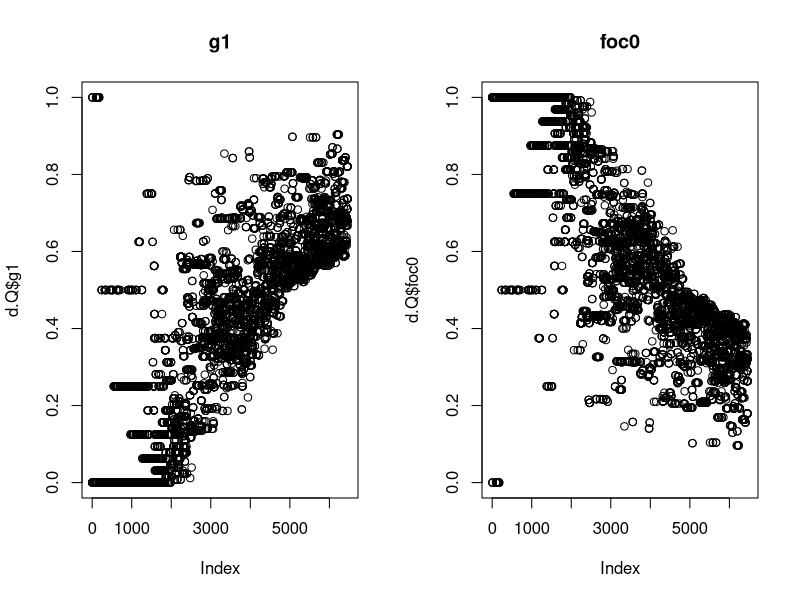
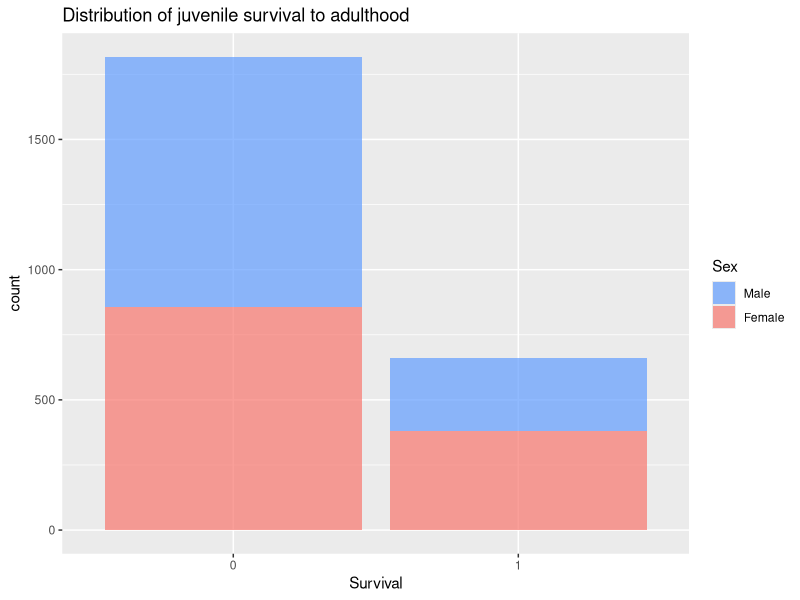
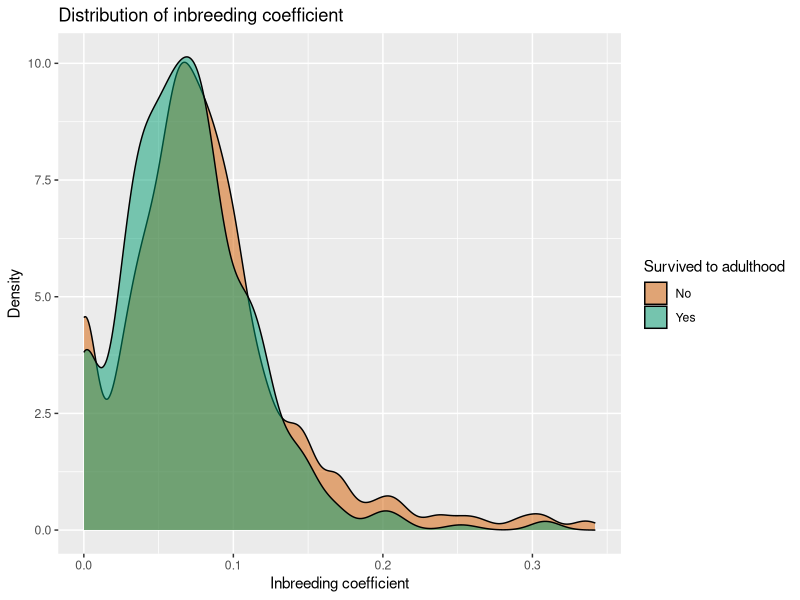
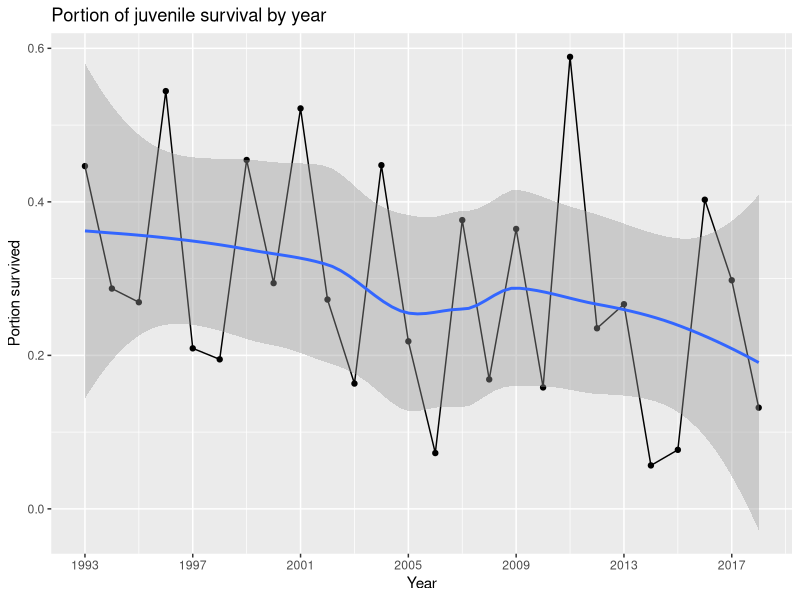
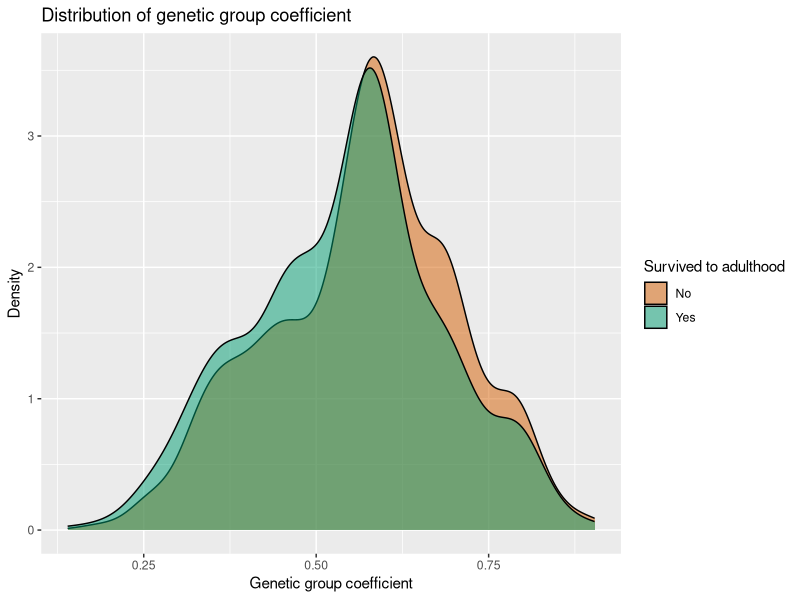
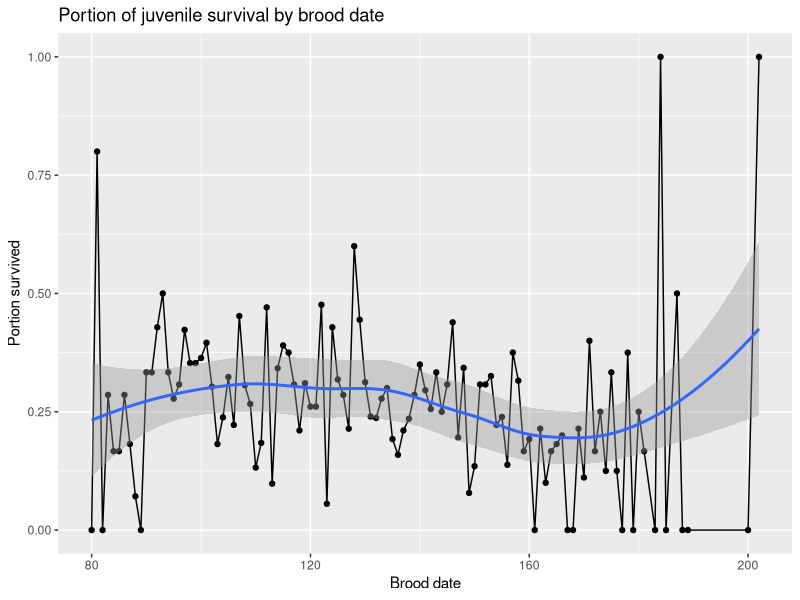

These figures' R source, in order:
## ---- chunk 1
knitr::opts_chunk$set(echo = TRUE)
qg.data.gg.inds <- read.table("../data/qg.data.gg.inds.steffi.txt", header = T)
d.ped <- ped.prune.inds <- read.table("../data/ped.prune.inds.steffi.txt", header = T)
d.Q <- read.table("../data/Q.data.steffi.txt", header = T)
qg.data.gg.inds$sex <- qg.data.gg.inds$sex.use.x1 - 1
## ---- chunk 2
summary(d.ped)
## ---- chunk 3
d.ped[is.na(d.ped$gendam), "gensire"]
## ---- chunk 4
head(d.Q)
## ---- chunk 5
par(mfrow = c(1, 2))
plot(d.Q$g1, main = "g1")
plot(d.Q$foc0, main = "foc0")
## ---- chunk 6
cor(d.Q$foc0, d.Q$g1)
## ---- chunk 7
founder_population.id <- d.ped[is.na(d.ped$gendam), "ninecode"]
table(d.Q[which(d.Q$ninecode %in% founder_population.id), c("foc0", "g1")])
## ---- chunk 8
head(qg.data.gg.inds)
## ---- chunk 9
paste("Earliest year:", min(qg.data.gg.inds$natalyr))
paste(c("Number not survived:", "Number survived:"), table(qg.data.gg.inds$surv.ind.to.ad))
paste("natal year correlation:", cor(qg.data.gg.inds$natalyr, qg.data.gg.inds$natalyr.no))
paste("correlation between sex and sex.x1:", cor(qg.data.gg.inds$sex.use, qg.data.gg.inds$sex.use.x1))
## ---- chunk 10
library(ggplot2)

ggplot(qg.data.gg.inds, aes(x = factor(surv.ind.to.ad), fill = factor(sex))) +
  ggtitle("Distribution of juvenile survival to adulthood") +
  geom_bar(alpha = 0.7) +
  xlab("Survival") +
  scale_fill_manual(
    name = "Sex",
    labels = c("Male", "Female"),
    values = c("#619CFF", "#F8766D")
  )
## ---- chunk 11
ggplot(qg.data.gg.inds, aes(x = f.coef, fill = factor(surv.ind.to.ad))) +
  ggtitle("Distribution of inbreeding coefficient") +
  geom_density(alpha = 0.5) +
  xlab("Inbreeding coefficient") +
  ylab("Density") +
  scale_fill_manual(
    name = "Survived to adulthood",
    label = c("No", "Yes"),
    values = c("#D55E00", "#009E73")
  )
## ---- chunk 12
ggplot(aggregate(surv.ind.to.ad ~ natalyr, qg.data.gg.inds, function(x) {
  sum(x) / length(x)
}), aes(x = natalyr, y = surv.ind.to.ad)) +
  geom_line() +
  geom_point() +
  geom_smooth() +
  ggtitle("Portion of juvenile survival by year") +
  xlab("Year") +
  ylab("Portion survived") +
  scale_x_continuous(breaks = seq(1993, 2018, by = 4))
## ---- chunk 13
ggplot(qg.data.gg.inds, aes(x = g1, fill = factor(surv.ind.to.ad))) +
  ggtitle("Distribution of genetic group coefficient") +
  geom_density(alpha = 0.5) +
  xlab("Genetic group coefficient") +
  ylab("Density") +
  scale_fill_manual(
    name = "Survived to adulthood",
    label = c("No", "Yes"),
    values = c("#D55E00", "#009E73")
  )
## ---- chunk 14
ggplot(aggregate(surv.ind.to.ad ~ brood.date, qg.data.gg.inds, function(x) {
  sum(x) / length(x)
}), aes(x = brood.date, y = surv.ind.to.ad)) +
  geom_line() +
  geom_point() +
  geom_smooth() +
  ggtitle("Portion of juvenile survival by brood date") +
  xlab("Brood date") +
  ylab("Portion survived")
